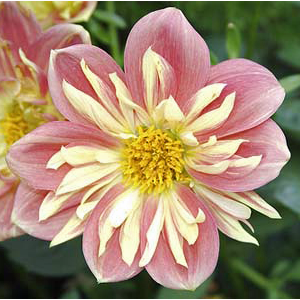
%> input picture MV0/flower.bmp, 300 x 300 px
$ octave svdStuff.m   (GNU Octave 9; MATLAB toolbox functions it lacks are replaced by stand-ins)
%> lines starting %> are read from the running program, lines starting %| are printed output that depends on the picture
dark = double(rgb2gray(imread('flower.bmp')));
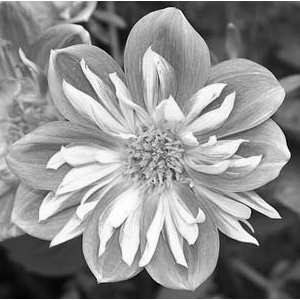
%> dark: size 300x300 double; min 0, max 255, mean 142
top_ten = svds(dark,10);
%> top_ten = [44671.6; 6623; 5165.8; 3874.7; 3328.4; 3068.9; 2852.6; 2773.4; 2651; 2455.3]
all_singulars = svd(dark);
%> all_singulars = 300 values, max 44671.6 at index 1, min 2.46e-13 at index 300, mean 505.3
rankings = 1:1:size(all_singulars,1);
%> rankings = 300 values from 1 to 300
plot(rankings, all_singulars);
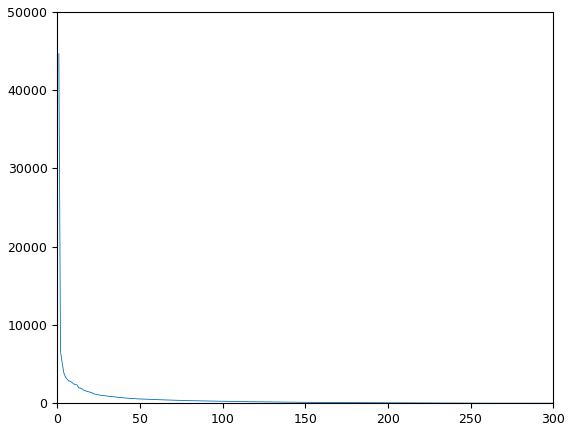
%> figure redrawn from the program's plot data; curve peaks at x = 1, y = 44671.6

[U,S,V] = svd(dark);
tmp_matrix = U*S*V';
imshow(uint8(tmp_matrix));
k = 100;
U_k = U(:,1:k);
V_K = V(:,1:k);
U_tmp = U;
V_tmp = V;
S_tmp = zeros(size(S));
U_tmp(:,1:k) = U_k;
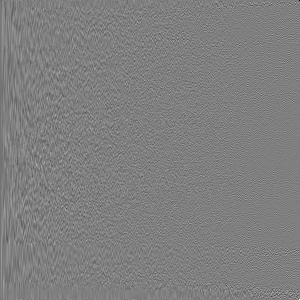
%> U_tmp: size 300x300 double; min -0.707, max 0.707, mean -0.000139; drawn with min black and max white
V_tmp(:,1:k) = V_K;
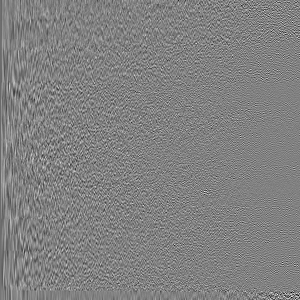
%> V_tmp: size 300x300 double; min -0.38, max 0.368, mean -0.000186; drawn with min black and max white
S_tmp(1:k,1:k) = S(1:k,1:k);
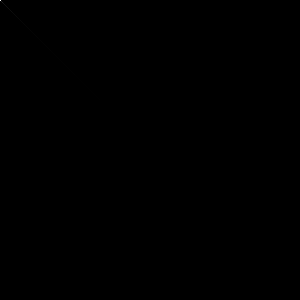
%> S_tmp: size 300x300 double; min 0, max 44671.6, mean 1.5; drawn with min black and max white
tmp_matrix = U_tmp * S_tmp * V_tmp';
imshow(uint8(tmp_matrix));

size(S)
%> ans = [300 300]

$ run again, with MV0/17545589_1400929869957476_2316098726212617363_o.jpg saved as MV0/flower.bmp
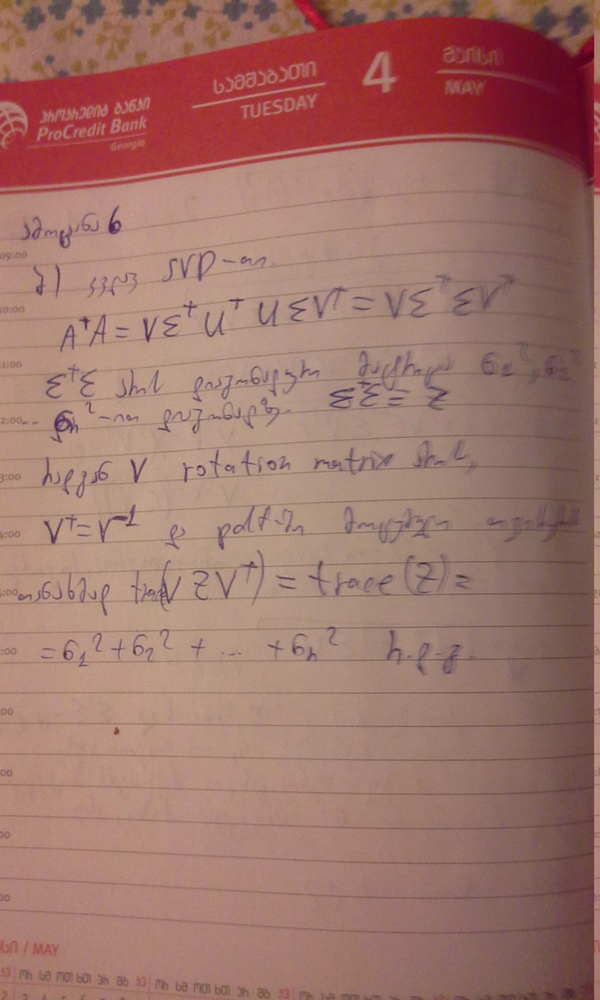
%> input picture MV0/17545589_1400929869957476_2316098726212617363_o.jpg, 600 x 1000 px, shrunk from 1228 x 2048 before the run
%> `dark = double(rgb2gray(imread('flower.bmp')));`:
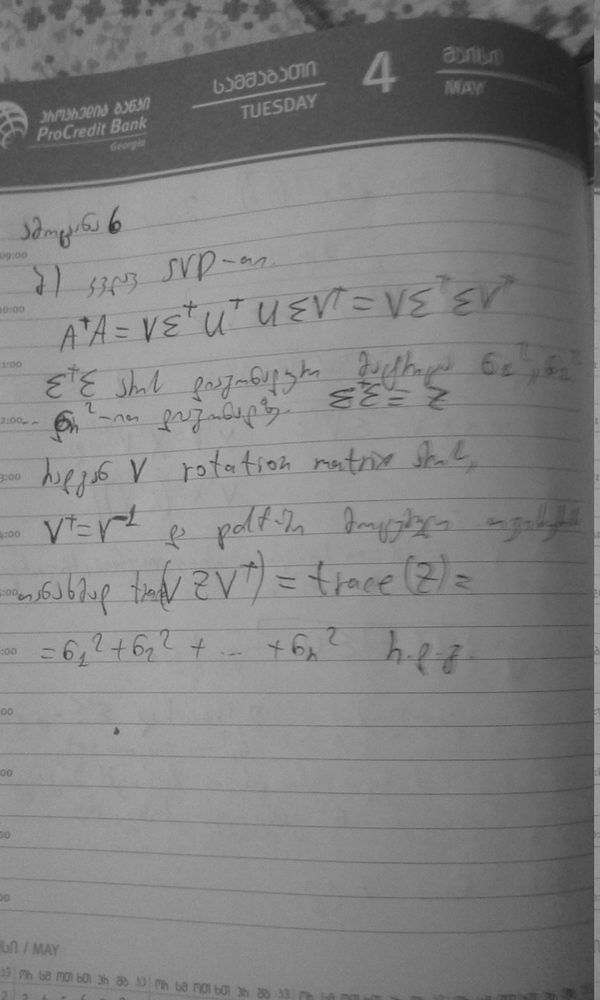
%> dark: size 1000x600 double; min 28, max 182, mean 128.6
%> top_ten = [101641.1; 5151.5; 2623.7; 2614.8; 1831.9; 1593; 1450.7; 1425.5; 1377.3; 1234.9]
%> all_singulars = 600 values, max 101641.1 at index 1, min 7.87 at index 600, mean 343.1
%> `V_tmp(:,1:k) = V_K;`:
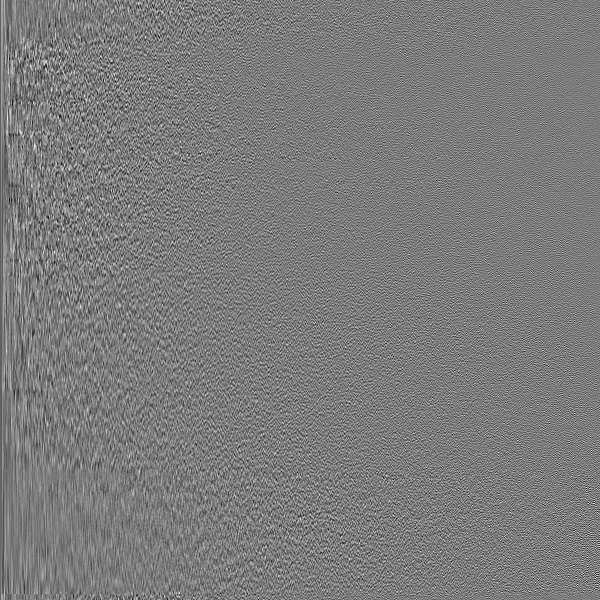
%> V_tmp: size 600x600 double; min -0.204, max 0.215, mean -7.67e-05; drawn with min black and max white
